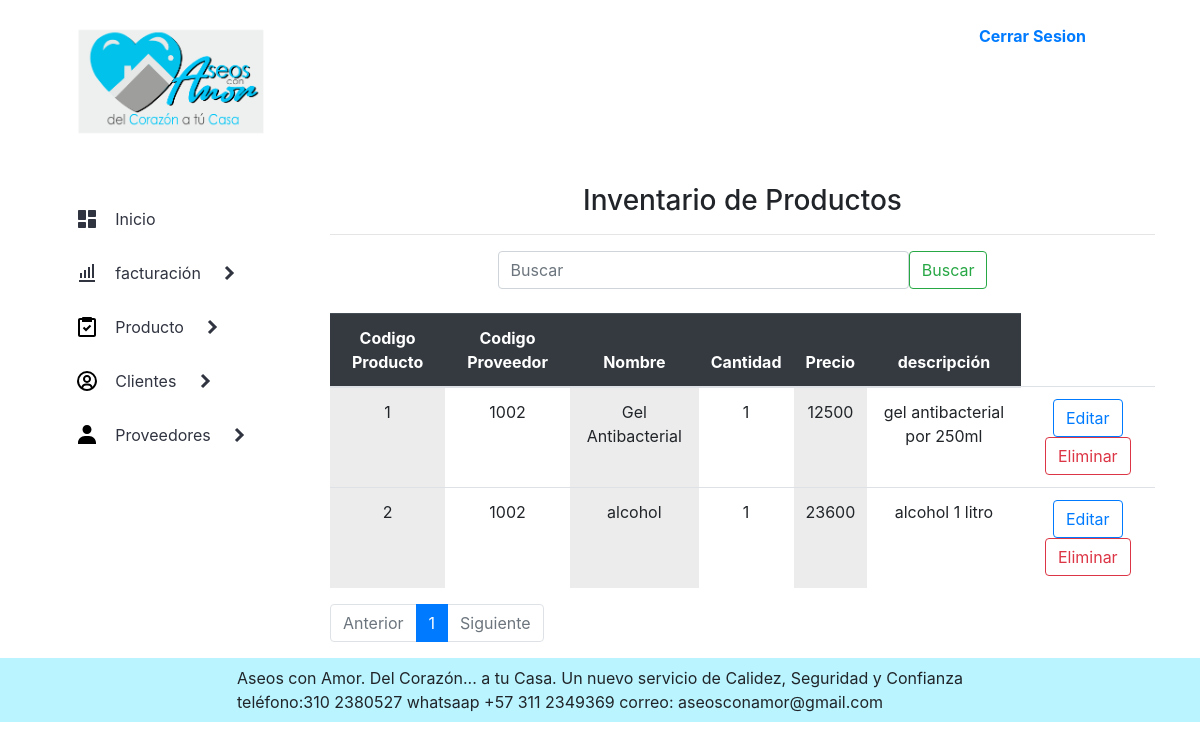
The page /vista/formularios/formulario_listado_producto.php?pagina=1 (signed in) on the database its author committed.
### tables this page shows
CREATE TABLE `producto` (
  `id_producto` int(12) NOT NULL,
  `id_proveedor` int(12) NOT NULL,
  `nombre_producto` varchar(100) NOT NULL,
  `precio_producto` decimal(65,0) NOT NULL,
  `cantidad_producto` int(50) NOT NULL,
  `descripcion` text NOT NULL
);

### vista/formularios/formulario_listado_producto.php (the view, shortened to what this page needs)
 <?php
		include_once("../../modelo/logica/conexion.php");
	?>
<!doctype html>
<html lang="en">
  <head>
    <link rel="stylesheet" href="../css/estilos3.css">
    <link rel="stylesheet" href="https://stackpath.bootstrapcdn.com/bootstrap/4.3.1/css/bootstrap.min.css">
  </head>
  <body>
     <?php include('../estructura/header.php'); ?>
	 <?php
	 $sql='SELECT*FROM producto';
	 $sentencia=$pdo->prepare($sql);
	 $sentencia->execute();
	 $resultado = $sentencia->fetchAll();
	$producto_x_pagina = 5;
	$total_producto_db = $sentencia->rowCount();
	$paginas= $total_producto_db/5;
	$paginas = ceil($paginas);
	 ?>
            <section>
                <?php include('../estructura/menu.php');?>
                 <div class="col pt-3 ">
                    <h3 class="text-center"> Inventario de Productos  </h3><hr>
 						<div class=" container col-md-8"
                            nav class="navbar navbar-light bg-light  ">
                              <div class="container-fluid">
                                <form class="d-flex" method="get" action="">
                                <input class="form-control me-2" type="search" name="buscador" placeholder="Buscar" aria-label="Search"><br>
                                <button class="btn btn-outline-success "  type="submit" name="enviar">Buscar</button>
                                </form>
                              </div>
                            </div><br>
				<form class="text-center" method="POST" name="form-work" action="../../modelo/logica/eliminarProduc.php">
					<div class="table responsive">
						<table class="table table-hover">
								<thead class="table-dark">
									<tr>
										<th scope="col">Codigo Producto</th>
										<th scope="col">Codigo Proveedor</th>
										<th scope="col">Nombre</th>
										<th scope="col">Cantidad</th>
										<th scope="col">Precio</th>
										<th scope="col">descripción</th>
									</tr>
								</thead>
								<tbody class="">
								<?php
									$iniciar=($_GET['pagina']-1)*$producto_x_pagina;
									$sql_clientes = 'SELECT*FROM producto LIMIT :iniciar,:nproducto';
									$sentencia_producto = $pdo->prepare($sql_clientes);
									$sentencia_producto->bindParam(':iniciar', $iniciar, PDO::PARAM_INT);
									$sentencia_producto->bindParam(':nproducto', $producto_x_pagina, PDO::PARAM_INT);
									$sentencia_producto->execute();
									$resultado_producto=$sentencia_producto->fetchAll();
									?>
								<?php  foreach ($resultado_producto as $filas):?>
									<tr>
										<td class="table-active"><?php echo $filas['id_producto'] ?></td>
										<td><?php echo $filas['id_proveedor'] ?></td>
										<td class="table-active"> <?php echo $filas['nombre_producto'] ?> </td>
										<td> <?php echo $filas['cantidad_producto'] ?> </td>
										<td class="table-active"> <?php echo $filas['precio_producto'] ?> </td>
										<td> <?php echo $filas['descripcion'] ?> </td>
										<td>
										<button type="button" class="btn btn-outline-primary" data-bs-toggle="modal" data-bs-target="#editarproducto" data-bs-whatever="@mdo">Editar</button>
										<a href="../../modelo/logica/eliminarProduc.php?id=<?php echo $filas['id_Producto'];?>" class="btn  btn-outline-danger" role="button" data-bs-target="button">Eliminar</a>
										</td>
									</tr>
									<?php
								endforeach;
								?>
								</tbody>
						</table>
                        </form>
					</div>
										<nav  aria-label="Page navigation example"  >
									<ul class="pagination ml-auto">
											<li class="page-item <?php echo $_GET['pagina']<=1? 'disabled': '' ?> " >
											<a class="page-link" href="formulario_listado_producto.php?pagina=<?php echo $_GET['pagina']-1  ?>">Anterior</a></li>
										<?php for($i=0;$i<$paginas;$i++):?>
										<li class="page-item <?php echo $_GET['pagina']==$i+1 ? 'active' : '' ?>"><?php ?>
										<a class="page-link" href="formulario_listado_producto.php?pagina=<?php echo $i+1 ?>"><?php echo $i+1 ?></a></li>
											<?php endfor;?>
										<li class="page-item
										<?php echo $_GET['pagina']>=$paginas? 'disabled': '' ?> "> <a class="page-link" href=".php?pagina=<?php echo $_GET['pagina']+1  ?>">Siguiente</a></li>
										</ul>
										</nav>
				</div>
            </section>
            <?php include('../estructura/footer.php'); ?>
</body>
</html>

### vista/estructura/header.php
<header>
      <div class="container">
          <div class="row p-4">
            <div class="col-lg-10">
                 <div id="logo"><img src="../img/LOGO ASEOS CON AMOR.png" width="%" height="120px" alt=""/>
                 </div>
             </div>
             <div class="col-lg-2  font-weight-bold"><span style="text-align: center"><a href="../../modelo/logica/cierre.php" title="Cart" target="_self"> Cerrar Sesion </a></span></div>
    </header>

### vista/estructura/menu.php (shortened to what this page needs)
<div class="container">
                        <div class="row">
                            <div class="col-lg-3 pt-4">
                                 <nav class="nav">
                                    <ul class="">
                                        <li class="list__item">
                                            <div class="list__button">
                                                <img src="../assets/dashboard.svg" class="list__img">
                                                <a href="../formularios/principal.php" target="new" class="nav__link">Inicio</a>
                                            </div>
                                        </li>
                                        <li class="list__item list__item--click">
                                            <div class="list__button list__button--click">
                                                <img src="../assets/stats.svg" class="list__img">
                                                <a href="#" class="nav__link">facturación</a>
                                                <img src="../assets/arrow.svg" class="list__arrow">
                                            </div>
                                        </li>
                                        <li class="list__item list__item--click">
                                            <div class="list__button list__button--click">
                                                <img src="../assets/listado.svg" class="list__img">
                                                <a href="#" class="nav__link">Producto</a>
                                                <img src="../assets/arrow.svg" class="list__arrow">
                                            </div>
                                        </li>
                                        <li class="list__item list__item--click">
                                            <div class="list__button list__button--click">
                                                <img src="../assets/clientes.svg" class="list__img">
                                                <a href="#" class="nav__link">Clientes</a>
                                                <img src="../assets/arrow.svg" class="list__arrow">
                                            </div>
                                        </li>
                                        <li class="list__item list__item--click">
                                            <div class="list__button list__button--click">
                                                <img src="../assets/proveedores.svg" class="list__img">
                                                <a href="#" class="nav__link">Proveedores</a>
                                                <img src="../assets/arrow.svg" class="list__arrow">
                                            </div>
                                        </li>
                                    </ul>
                                </nav>
                            </div>

### vista/estructura/footer.php (shortened to what this page needs)
<footer>
        <div class="row justify-content-center p-2" style="background-color:#B9F4FF">
                <h7>Aseos con Amor. Del Corazón... a tu Casa. Un nuevo servicio de Calidez, Seguridad y Confianza <br>
                teléfono:310 2380527 whatsaap +57 311 2349369 correo: aseosconamor@gmail.com</h7>
            </div>
    </footer>

### vista/css/estilos3.css (style rules this page uses)
* { margin-left:0; padding: 0px; box-sizing: border-box; }
body { background: #BCEBFF; font-family: 'Poppins', sans-serif; }
.nav { width: 300px; }
.nav__link { color: #303440; display: block; padding: 15px 0; text-decoration: none; }
.list__item { list-style: none; width: 100%; text-align: center; overflow: hidden; }
.list__item--click { cursor: pointer; }
.list__button { display: flex; align-items: center; gap: 1em; width: 70%; margin: 0 auto; }
.list__arrow { margin-left: auto; transition: transform .3s; }

### rows shown on the page
producto: id_producto "1", id_proveedor "1002", nombre_producto "Gel Antibacterial", cantidad_producto "1", precio_producto "12500", descripcion "gel antibacterial por 250ml"
producto: id_producto "2", id_proveedor "1002", nombre_producto "alcohol", cantidad_producto "1", precio_producto "23600", descripcion "alcohol 1 litro"
